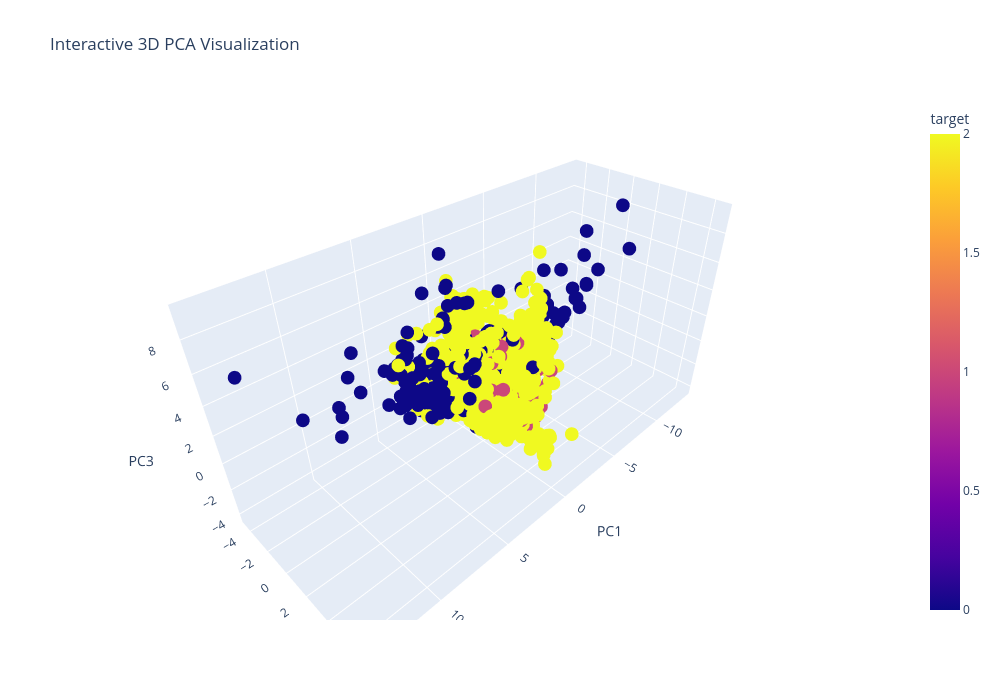

The notebook cell saved with this chart:
### Code cell
from sklearn.decomposition import PCA
from sklearn.preprocessing import LabelEncoder
import plotly.express as px

# Create copy
pca_df = df1.copy()

# Encode categorical columns
for col in pca_df.columns:

    if pca_df[col].dtype == 'object':

        le = LabelEncoder()
        pca_df[col] = le.fit_transform(
            pca_df[col].astype(str)
        )

# Features and target
X = pca_df.drop('target', axis=1)
y = pca_df['target']

# Scale data
scaler = StandardScaler()
X_scaled = scaler.fit_transform(X)

# PCA transformation
pca = PCA(n_components=3)
X_pca = pca.fit_transform(X_scaled)

# Create dataframe
pca_plot = pd.DataFrame({
    'PC1': X_pca[:,0],
    'PC2': X_pca[:,1],
    'PC3': X_pca[:,2],
    'target': y
})

# Interactive PCA plot
fig = px.scatter_3d(
    pca_plot,
    x='PC1',
    y='PC2',
    z='PC3',
    color='target',
    title='Interactive 3D PCA Visualization'
)

fig.update_layout(
    width=1000,
    height=700
)

fig.show()

### Figure 1 — Plotly figure (JSON) as saved in the notebook; plotly's stock layout.template omitted (floating-point values rounded to 4 significant figures; data arrays with more than 128 entries replaced by an {"elided": "..."} marker saying what was removed)
{"data": [{"hovertemplate": "PC1=%{x}<br>PC2=%{y}<br>PC3=%{z}<br>target=%{marker.color}<extra></extra>", "legendgroup": "", "marker": {"color": {"elided": "7681 int values"}, "coloraxis": "coloraxis", "symbol": "circle"}, "mode": "markers", "name": "", "scene": "scene", "showlegend": false, "type": "scatter3d", "x": {"elided": "7681 float values"}, "y": {"elided": "7681 float values"}, "z": {"elided": "7681 float values"}}], "layout": {"coloraxis": {"colorbar": {"title": {"text": "target"}}, "colorscale": [[0, "#0d0887"], [0.1111, "#46039f"], [0.2222, "#7201a8"], [0.3333, "#9c179e"], [0.4444, "#bd3786"], [0.5556, "#d8576b"], [0.6667, "#ed7953"], [0.7778, "#fb9f3a"], [0.8889, "#fdca26"], [1, "#f0f921"]]}, "height": 700, "legend": {"tracegroupgap": 0}, "scene": {"domain": {"x": [0, 1], "y": [0, 1]}, "xaxis": {"title": {"text": "PC1"}}, "yaxis": {"title": {"text": "PC2"}}, "zaxis": {"title": {"text": "PC3"}}}, "title": {"text": "Interactive 3D PCA Visualization"}, "width": 1000}}
